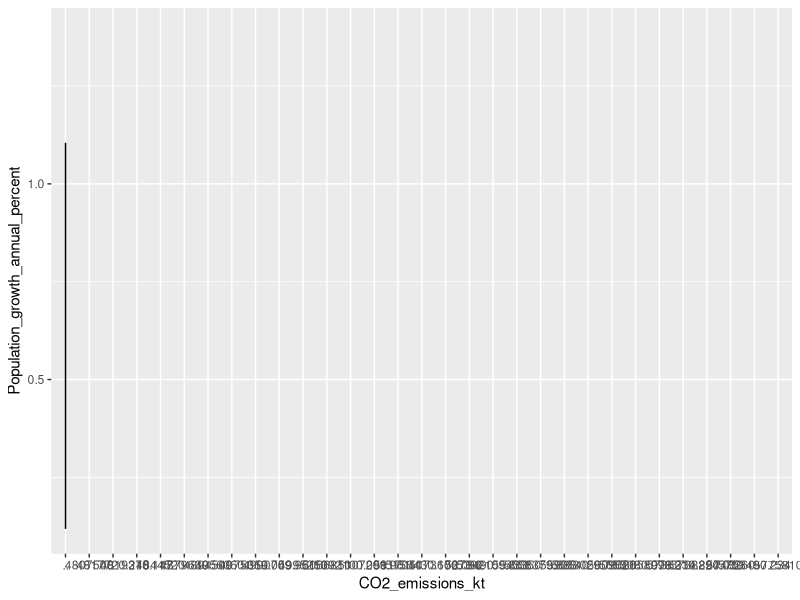

Write R code to recreate this figure. (Note: this script raises an error after producing the figure.)
## ---- chunk 1
library(tidyverse)
ccdata <- read_csv(here::here("dataset", "fixed_climate_data.csv"))
ccdata
ggplot(data = ccdata, aes(x=CO2_emissions_kt, y = Population_growth_annual_percent
)) + geom_line()

ccdata$`Country_Name`

ggplot(aes(x=ccdata$`CO2_emissions_kt`, 
           y =ccdata$`Population_growth_annual_percent`)) + geom_line()
str(ccdata)
ccdata <- ccdata%>%type.convert()

#change names of variables and go through and change everything to a numerical value - maybe as a new sheet?
